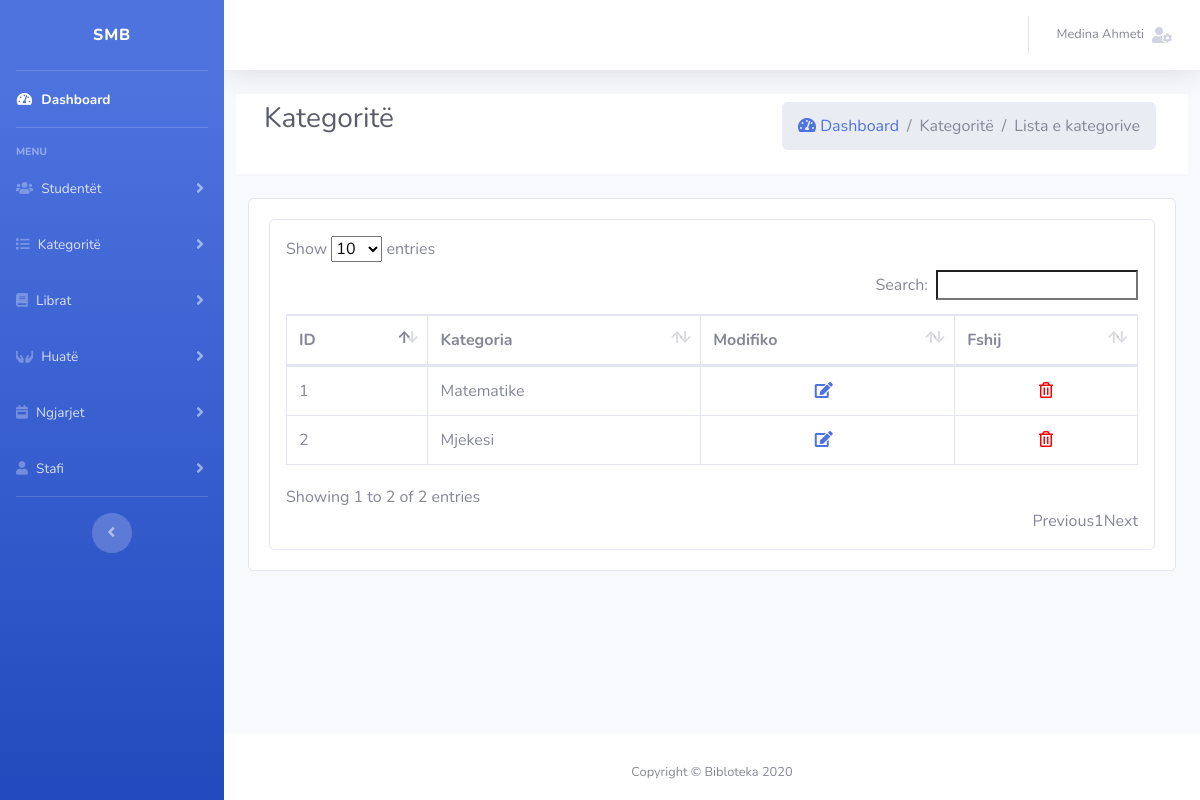
Page /admin/pages/kategorite/kategorite.php (signed in) on the committed database.
### tables this page shows
CREATE TABLE `kategorite` (
  `id` int(11) NOT NULL,
  `emri` varchar(50) NOT NULL
);

### public_html/admin/autoloader.php (called while the page is built, shortened)
<?php
spl_autoload_register(function ($class) {
    $prefix = 'Admin\\';
    $base_dir = __DIR__ . '/';
    $len = strlen($prefix);
    $relative_class = substr($class, $len);
    $file = $base_dir . str_replace('\\', '/', $relative_class) . '.php';
});

### public_html/admin/Lib/Database.php (called while the page is built, shortened)
<?php
class Database{
    protected static $db_table;
    private $host   = DB_HOST;
    private $user   = DB_USER;
    private $pass   = DB_PASS;
    private $dbname = DB_NAME;
    public static $pdo;
    protected function connectDB(){
        try {
            $dsn="mysql:host=". $this->host . ";dbname=" . $this->dbname ;
            self::$pdo=new PDO($dsn,$this->user,$this->pass);
            self::$pdo->setAttribute(PDO::ATTR_ERRMODE,PDO::ERRMODE_EXCEPTION);
            return self::$pdo;
        } catch (Exception $e) {
            echo "Lidhja me bazen e shenimeve deshtoi " . $e->getMessage();
        }
    }
    public function prepare($sql){
        return self::$pdo->prepare($sql);
    }
    public function getClassName(){
        $class_name = new ReflectionClass($this);
        return $class_name=ucfirst($class_name->getShortName());
    }
    public function find_all(){
        $sql="SELECT * FROM " . static::$db_table ;
        $stmt=$this->prepare($sql);
        $stmt->execute();
        $stmt->setFetchMode(PDO::FETCH_CLASS, __NAMESPACE__ . "\\{$this->getClassName()}");
        return $stmt->fetchAll();
    }
}

### public_html/admin/Lib/Kategorite.php (called while the page is built, shortened)
<?php
class Kategorite extends Database {
    public $id;
    public $emri;
    public function getId() {
        return $this->id;
    }
    public function getEmri() {
        return $this->emri;
    }
}

### public_html/admin/pages/kategorite/kategorite.php (the view, shortened to what this page needs)
<?php
include "../../non-pages/header.php";
include "../../non-pages/aside.php";
?>
<div class="content-wrapper " style="min-height: 80%!important;">
    <div class="content-header">
        <div class="container-fluid">
            <div class="row mb-4 bg-white p-2">
                <div class="col-sm-6">
                    <h3 class="m-0 text-dark pl-2">Kategoritë</h3>
                </div>
                <div class="col-sm-6 pr-4">
                    <ol class="breadcrumb float-sm-right">
                        <li class="breadcrumb-item "><a href="../../../index.php"><i class="nav-icon fas fa-tachometer-alt"></i> Dashboard</a></li>
                        <li class="breadcrumb-item active">Kategoritë</li>
                        <li class="breadcrumb-item active">Lista e kategorive</li>
                    </ol>
                </div>
            </div>
            <div class="card">
                <div class="card-body">
                    <form method="post" action="">
                        <div class="card p-3">
                            <div class="table-responsive">
                                <?php
                                $kategorite = new Admin\Lib\Kategorite();
                                ?>
                                <?php
                                if ($_SESSION['roli'] == 0 || $_SESSION['roli'] == 1) {
                                ?>
                                    <table id="example1" class="table table-bordered table-hover tblListForm" width="100%" cellspacing="0">
                                        <thead>
                                            <tr>
                                                <th>ID</th>
                                                <th>Kategoria</th>
                                                <th>Modifiko</th>
                                                <th>Fshij</th>
                                            </tr>
                                        </thead>
                                        <tbody>
                                            <?php
                                            foreach ($kategorite->find_all() as $k) {
                                            ?>
                                                <tr>
                                                    <td><?php echo htmlspecialchars($k->getId()); ?> </td>
                                                    <td><?php echo htmlspecialchars($k->getEmri()); ?></td>
                                                    <?php
                                                    echo "<td class='text-center'><a style='text-decoration:none;' href='modifiko.php?id=" . $k->getId() . "'><i class='fas fa-edit mr-2'></i> </a></td>";
                                                    ?>
                                                    <td class="text-center">
                                                        <a class="delete" data-emp-id="<?php echo $k->getId(); ?>" href="javascript:void(0);" style="color:red;">
                                                            <i class="far fa-trash-alt"></i> </a>
                                                    </td>
                                                </tr>
                                            <?php
                                            }
                                            ?>
                                        </tbody>
                                    </table>
                                <?php
                                }
                                ?>
                            </div>
                        </div>
                    </form>
                </div>
            </div>
        </div>
    </div>
</div>
<?php
require_once("../../non-pages/footer.php")
?>

### rows in the picture
kategorite: id "1", emri "Matematike"
kategorite: id "2", emri "Mjekesi"

### other values in the picture
$_SESSION['fullname'] "Medina Ahmeti"
